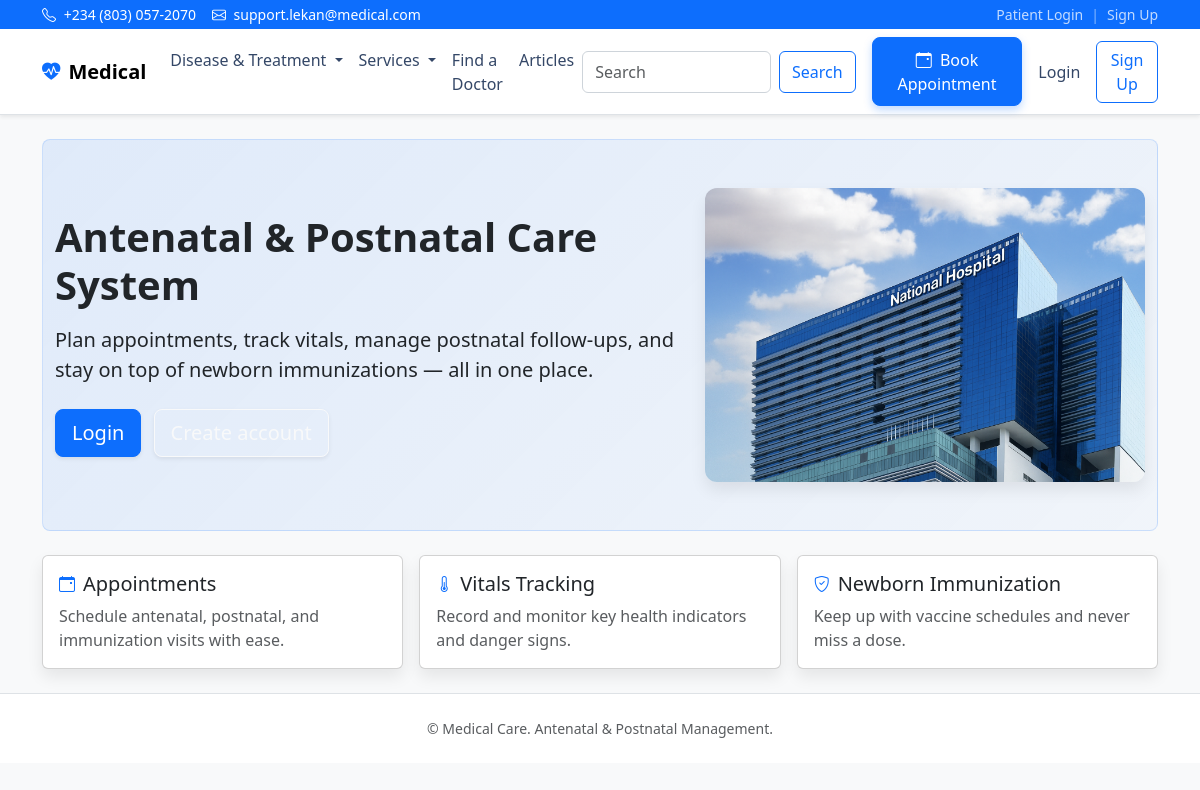
The page / on the database its author committed.
### content/models.py (models this page shows, shortened)
class HomePage(models.Model):
    hero_title = models.CharField(max_length=200, blank=True)
    hero_subtitle = models.TextField(blank=True)
    hero_image = models.ImageField(upload_to='home/', blank=True, null=True)
    updated_at = models.DateTimeField(auto_now=True)
    class Meta:
        verbose_name = 'Home Page'
        verbose_name_plural = 'Home Pages'

### medical_main/views.py (the view)
# urls.py: 2. Add a URL to urlpatterns:  path('', views.home, name='home')
def home(request):
    homepage = HomePage.objects.first()
    return render(request, 'home.html', {'homepage': homepage})

### templates/home.html
{% extends "base.html" %}
{% block content %}
  <section class="hero hero-gradient py-5 rounded-3 mb-4">
    <div class="container">
      <div class="row align-items-center">
        <div class="col-lg-7">
          <h1 class="display-6 fw-bold mb-3">{{ homepage.hero_title|default:"Antenatal & Postnatal Care System" }}</h1>
          <p class="lead mb-4">{{ homepage.hero_subtitle|default:"Plan appointments, track vitals, manage postnatal follow‑ups, and stay on top of newborn immunizations — all in one place." }}</p>
          {% if user.is_authenticated %}
            <a class="btn btn-light text-primary btn-lg me-2 shadow-sm" href="/dashboard/">Go to Dashboard</a>
          {% else %}
            <a class="btn btn-primary btn-lg me-2 shadow-sm" href="/accounts/login/">Login</a>
            <a class="btn btn-outline-light btn-lg shadow-sm" href="/accounts/signup/">Create account</a>
          {% endif %}
        </div>
        <div class="col-lg-5 text-end">
          {% if homepage and homepage.hero_image %}
            <img src="{{ homepage.hero_image.url }}" alt="Hero" class="img-fluid hero-image">
          {% else %}
            <i class="bi bi-heart-pulse display-1 text-white opacity-75"></i>
          {% endif %}
        </div>
      </div>
    </div>
  </section>
  <div class="row g-3">
    <div class="col-md-4">
      <div class="card card-shadow h-100">
        <div class="card-body">
          <div class="d-flex align-items-center mb-2">
            <i class="bi bi-calendar-event text-primary me-2"></i>
            <h5 class="card-title mb-0">Appointments</h5>
          </div>
          <p class="text-muted mb-0">Schedule antenatal, postnatal, and immunization visits with ease.</p>
        </div>
      </div>
    </div>
    <div class="col-md-4">
      <div class="card card-shadow h-100">
        <div class="card-body">
          <div class="d-flex align-items-center mb-2">
            <i class="bi bi-thermometer-half text-primary me-2"></i>
            <h5 class="card-title mb-0">Vitals Tracking</h5>
          </div>
          <p class="text-muted mb-0">Record and monitor key health indicators and danger signs.</p>
        </div>
      </div>
    </div>
    <div class="col-md-4">
      <div class="card card-shadow h-100">
        <div class="card-body">
          <div class="d-flex align-items-center mb-2">
            <i class="bi bi-shield-check text-primary me-2"></i>
            <h5 class="card-title mb-0">Newborn Immunization</h5>
          </div>
          <p class="text-muted mb-0">Keep up with vaccine schedules and never miss a dose.</p>
        </div>
      </div>
    </div>
  </div>
{% endblock %}

### static/css/styles.css (style rules this page uses)
:root { --brand-primary: #0d6efd; }
body { font-feature-settings: "liga" 1, "kern" 1; }
.hero { background: linear-gradient(135deg, rgba(13,110,253,.1), rgba(13,110,253,.03)); border: 1px solid rgba(13,110,253,.15); border-radius: .75rem; }
.card-shadow { box-shadow: 0 0.5rem 1rem rgba(0,0,0,.08); }
.btn-primary { box-shadow: 0 .125rem .25rem rgba(13,110,253,.3); }
.hero-image { max-height: 360px; border-radius: .75rem; box-shadow: 0 0.5rem 1rem rgba(0,0,0,.08); object-fit: cover; }

### rows shown on the page
HomePage: hero_title "Antenatal & Postnatal Care System", hero_subtitle "Plan appointments, track vitals, manage postnatal follow‑ups, and stay on top of newborn immunizations — all in one place.", hero_image (picture)
